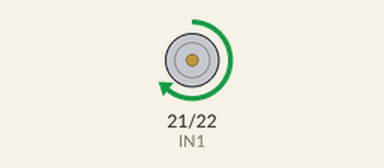
Simulated run of this sketch. Board: ESP32. Shown: motor-driver pin pairs drawn as motors (green arrow = first pin HIGH = forward, orange = second pin HIGH = backward, longer = more drive, scaled by the enable pin).

Above: at 1.0 s.
At 2.5 s:
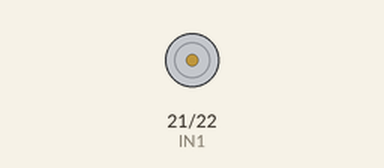
At 4.0 s:
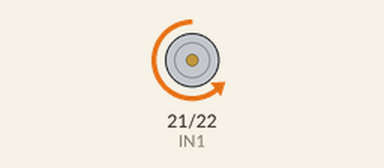
Timing chart, 0 to 7.8 s (numbered marks = the images above):
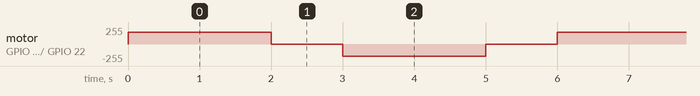

The sketch:

pwm_motor_control.ino
```cpp
// This file contains the necessary code for:
// - Testing our TT motors;
// - Learning about the L298N's logical control signals;
// - Experimenting with speed control using the ESP32 and PWM.

// Begin by assigning ESP32 pins:
const int IN1 = 21;
const int IN2 = 22;
const int ENA = 23;
// (Logical combinations of) IN1, IN2 tell the motor driver to turn forward, in reverse, or not at all (see below).
// The ENA pin allows the ESP32 to send a PWM pulse signal to the driver. Passing 'N' creates a N/255 duty cycle.
// That is, the motor power-line is triggered on and off at high-speed to implement (N/255)-effective speed.

void setup() {
  pinMode(IN1, OUTPUT);
  pinMode(IN2, OUTPUT);
  pinMode(ENA, OUTPUT);
}

// The loop() function  cycles through the four steps outlined - move forward, stop, reverse, stop, then back to forward, and so on.
// Delays are given in milliseconds (ms); a delay of 1000ms = 1s.

void loop() {
  // Drive forward:
  digitalWrite(IN1, HIGH);
  digitalWrite(IN2, LOW);
  analogWrite(ENA, 180); // For N = 180, we get (180/255) = 70.6% effective speed.
  delay(2000);

  // Pause:
  digitalWrite(IN1, LOW);
  digitalWrite(IN2, LOW);
  analogWrite(ENA, 0);
  delay(1000);


  // Drive in reverse:
  digitalWrite(IN1, LOW);
  digitalWrite(IN2, HIGH);
  analogWrite(ENA, 180);
  delay(2000);

  // Pause again:
  digitalWrite(IN1, LOW);
  digitalWrite(IN2, LOW);
  analogWrite(ENA, 0);
  delay(1000);
}
```

Measured:
- by itself, motor on GPIO 21 (IN1) / GPIO 22 (IN2): repeats every 6.0 s: stopped 1.0 s, backward 180/255 2.0 s, stopped 1.0 s, forward 180/255 2.0 s
